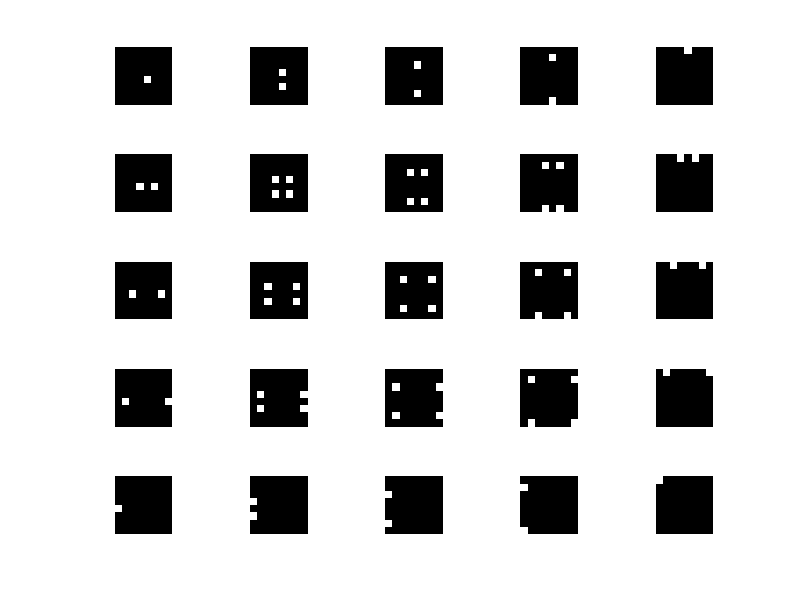
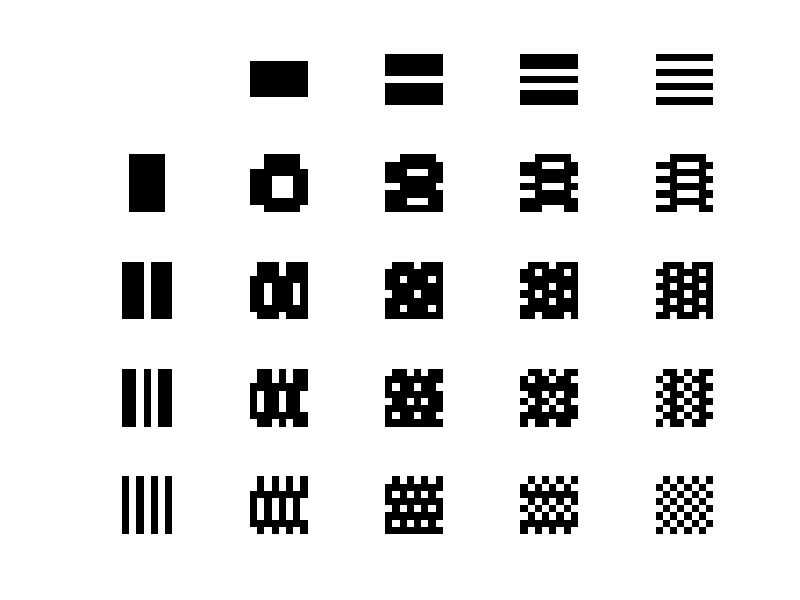

These figures' MATLAB source, in order:
h1=figure;
h2=figure;
n=8;
FI=zeros(n);
a=n*n;
m=n/2+1;
mm=n+2;
for u=1:m
    for v=1:m
        FI(u,v)=a;
        if u>1
            FI(mm-u,v)=a;
        end
        if v>1
            FI(u,mm-v)=a;
            if u>1
                FI(mm-u,mm-v)=a;
            end
        end
        figure(h1);
        subplot(m,m,(v-1)*m+u);
        imshow(fftshift(FI./a));
        figure(h2);
        subplot(m,m,(v-1)*m+u);
        imshow(real(ifft2(FI)));
        FI(u,v)=0;
        if u>1
            FI(mm-u,v)=0;
        end
        if v>1
            FI(u,mm-v)=0;
            if u>1
                FI(mm-u,mm-v)=0;
            end
        end
    end
end
